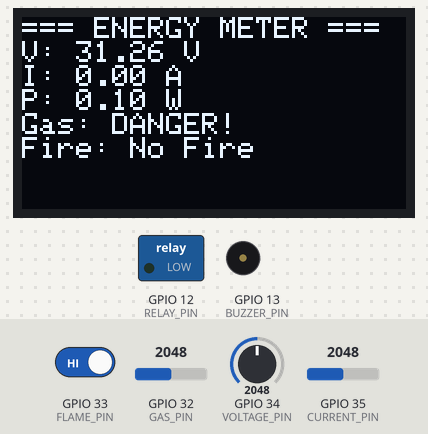
Bench run of a sketch on a simulated ESP32. Parts: 128×64 one-colour display, switched loads named in the sketch (green lamp = pin HIGH), buzzer (waves = sounding). Inputs (shaded band) come from the test bench; at power-on: GPIO 32 (GAS_PIN) = 2048, GPIO 33 (FLAME_PIN) HIGH, GPIO 34 (VOLTAGE_PIN) = 2048, GPIO 35 (CURRENT_PIN) = 2048. WiFi joins after 1.5 s; servers stay silent unless stated; uploads are accepted with an empty reply; what the sketch prints to the serial monitor is not drawn.

Above: at 4.8 s.
4.9 s: GPIO 32 (GAS_PIN) set to 1048
12.2 s: GPIO 32 (GAS_PIN) set to 961
At 16.1 s:
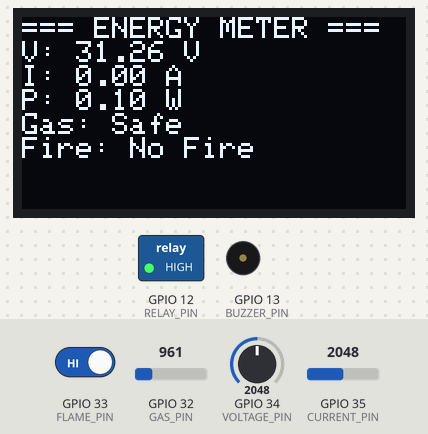
16.4 s: GPIO 33 (FLAME_PIN) driven LOW
At 19.5 s:
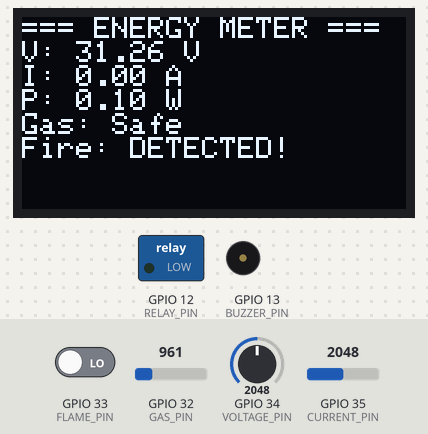
23.7 s: GPIO 32 (GAS_PIN) set to 1040
At 30.8 s:
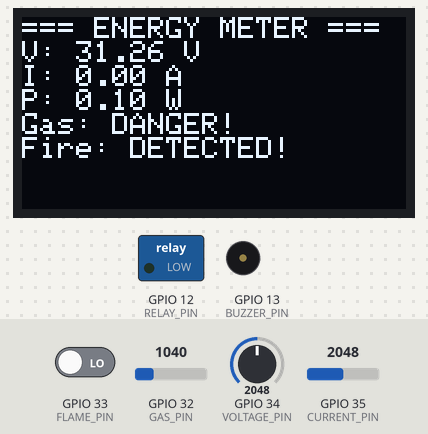
31.0 s: GPIO 34 (VOLTAGE_PIN) set to 2866
At 36.3 s:
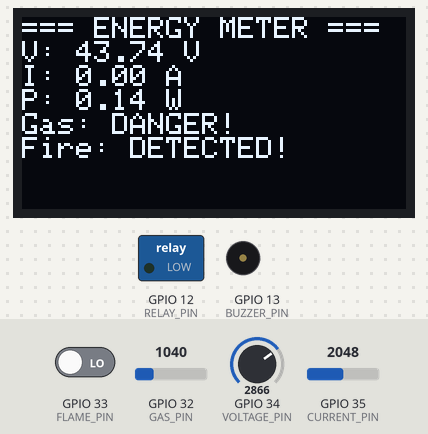
38.3 s: GPIO 35 (CURRENT_PIN) set to 2866
At 43.9 s:
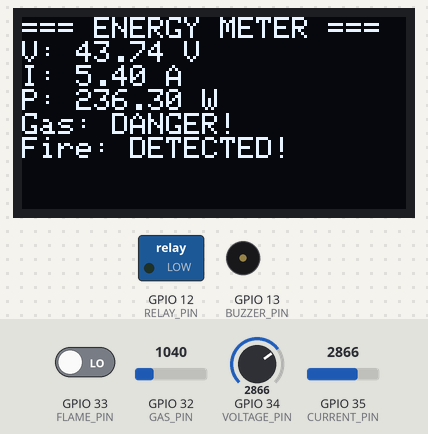
Timing chart, 0 to 46.6 s (numbered marks = the images above; inputs shaded):
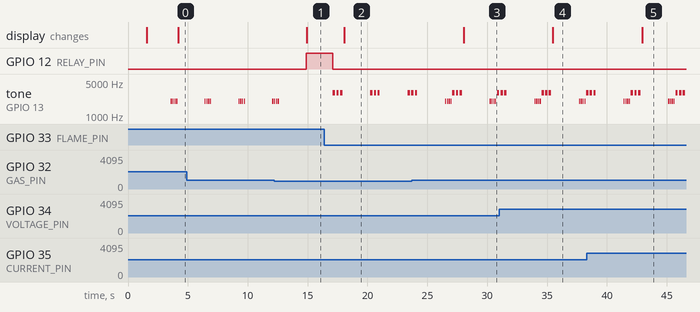

Measured:
- the behaviour switches between 1001 and 1000 on GPIO 32 (GAS_PIN) (found by bisection; images 0 and 1)
- after the input at 12.2 s, GPIO 12 (RELAY_PIN): LOW → HIGH after 2.7 s; tone on GPIO 13 (BUZZER_PIN): goes on until 12.6 s, then stays silent; the display: changes after 2.7 s (image 1)
- after the input at 16.4 s, GPIO 12 (RELAY_PIN): HIGH → LOW after 0.72 s; tone on GPIO 13 (BUZZER_PIN): silent → 3000 Hz after 0.72 s, then repeats every 3.1 s: 2 × (silent 0.10 s, 3000 Hz 0.20 s), silent 2.3 s, 3000 Hz 0.20 s; the display: changes after 1.6 s (image 2)
- after the input at 23.7 s, the display: changes after 4.3 s (image 3)
- after the input at 31.0 s, the display: changes after 4.5 s (image 4)
- after the input at 38.3 s, the display: changes after 4.6 s (image 5)
- by itself, tone on GPIO 13 (BUZZER_PIN): repeats every 2.8 s: 3 × (silent 0.05 s, 2000 Hz 0.10 s), silent 2.3 s, 2000 Hz 0.10 s

The sketch:

Smart_Relay.ino
```cpp
/*
 * Smart Energy Meter & Relay with Fire & Gas Detection
 * ESP32-based system with OLED, sensors, relay, and Google Sheets
 */

// ==================== LIBRARIES ====================
#include <WiFi.h>
#include <Wire.h>
#include <Adafruit_GFX.h>
#include <Adafruit_SSD1306.h>
#include <HTTPClient.h>

// ==================== OLED SETUP ====================
#define SCREEN_WIDTH 128
#define SCREEN_HEIGHT 64
#define OLED_ADDR 0x3C
Adafruit_SSD1306 display(SCREEN_WIDTH, SCREEN_HEIGHT, &Wire, -1);

// ==================== PIN DEFINITIONS ====================
#define VOLTAGE_PIN   34
#define CURRENT_PIN   35
#define GAS_PIN       32
#define FLAME_PIN     33
#define RELAY_PIN     12
#define BUZZER_PIN    13

// ==================== THRESHOLDS ====================
#define GAS_THRESHOLD  1000   // Adjust based on sensor
#define VOLTAGE_MAX    25.0   // Voltage sensor max
#define CURRENT_MAX    5.0    // Current sensor max (ACS712-5A)

// ==================== Wi-Fi SETUP ====================
const char* ssid = "YOUR_WIFI_SSID";
const char* password = "YOUR_WIFI_PASSWORD";
String googleScriptURL = "YOUR_GOOGLE_APPS_SCRIPT_URL";

// ==================== VARIABLES ====================
float voltage = 0;
float current = 0;
float power = 0;
int gasValue = 0;
int flameValue = 0;
bool gasDetected = false;
bool flameDetected = false;

// ==================== SETUP ====================
void setup() {
  Serial.begin(115200);

  // Initialize pins
  pinMode(RELAY_PIN, OUTPUT);
  pinMode(BUZZER_PIN, OUTPUT);
  pinMode(FLAME_PIN, INPUT);

  // Initialize OLED
  if(!display.begin(SSD1306_SWITCHCAPVCC, OLED_ADDR)) {
    Serial.println("OLED allocation failed");
  }
  display.clearDisplay();
  display.setTextSize(1);
  display.setTextColor(SSD1306_WHITE);
  display.display();

  // Connect to Wi-Fi
  WiFi.begin(ssid, password);
  Serial.print("Connecting to Wi-Fi");
  while(WiFi.status() != WL_CONNECTED) {
    delay(500);
    Serial.print(".");
  }
  Serial.println("\nWi-Fi Connected!");
  Serial.print("IP: ");
  Serial.println(WiFi.localIP());

  // Initial display
  displayMessage("System Ready!");
  delay(2000);
}

// ==================== LOOP ====================
void loop() {
  // 1. Read Sensors
  readSensors();

  // 2. Check Hazards
  checkHazards();

  // 3. Update OLED
  updateDisplay();

  // 4. Send to Google Sheets
  sendToGoogleSheets();

  delay(2000);  // Update every 2 seconds
}

// ==================== FUNCTIONS ====================

void readSensors() {
  // Read voltage (0-25V)
  int voltageADC = analogRead(VOLTAGE_PIN);
  voltage = (voltageADC / 4095.0) * VOLTAGE_MAX * 2.5;  // Adjust factor

  // Read current (0-5A)
  int currentADC = analogRead(CURRENT_PIN);
  float currentOffset = 2.5;  // ACS712 offset at 0A
  current = ((currentADC / 4095.0 * 5.0) - currentOffset) / 0.185;  // 185mV/A

  // Read gas sensor
  gasValue = analogRead(GAS_PIN);

  // Read flame sensor (digital)
  flameValue = digitalRead(FLAME_PIN);

  // Calculate power
  power = voltage * current;

  // Print debug
  Serial.print("V: "); Serial.print(voltage);
  Serial.print(" | I: "); Serial.print(current);
  Serial.print(" | P: "); Serial.print(power);
  Serial.print(" | Gas: "); Serial.print(gasValue);
  Serial.print(" | Flame: "); Serial.println(flameValue);
}

void checkHazards() {
  // Gas detection
  if(gasValue > GAS_THRESHOLD) {
    gasDetected = true;
    digitalWrite(RELAY_PIN, LOW);  // Cut power
    alarmSound(1);  // Continuous fast beep
  } else {
    gasDetected = false;
  }

  // Fire detection (flame sensor outputs LOW when fire detected)
  if(flameValue == LOW) {
    flameDetected = true;
    digitalWrite(RELAY_PIN, LOW);  // Cut power
    alarmSound(2);  // 3 short beeps
  } else {
    flameDetected = false;
  }

  // Normal state
  if(!gasDetected && !flameDetected) {
    digitalWrite(RELAY_PIN, HIGH);  // Power ON
    noTone(BUZZER_PIN);  // Buzzer OFF
  }
}

void alarmSound(int type) {
  if(type == 1) {  // Gas leak: Continuous fast beep
    tone(BUZZER_PIN, 2000, 100);
    delay(150);
    tone(BUZZER_PIN, 2000, 100);
    delay(150);
    tone(BUZZER_PIN, 2000, 100);
    delay(150);
    tone(BUZZER_PIN, 2000, 100);
    delay(150);
  }
  else if(type == 2) {  // Fire: 3 short beeps
    tone(BUZZER_PIN, 3000, 200);
    delay(300);
    tone(BUZZER_PIN, 3000, 200);
    delay(300);
    tone(BUZZER_PIN, 3000, 200);
    delay(300);
  }
}

void updateDisplay() {
  display.clearDisplay();
  display.setCursor(0, 0);

  display.println("=== ENERGY METER ===");
  display.print("V: "); display.print(voltage, 2); display.println(" V");
  display.print("I: "); display.print(current, 2); display.println(" A");
  display.print("P: "); display.print(power, 2); display.println(" W");

  // Gas status
  display.print("Gas: ");
  if(gasDetected) {
    display.println("DANGER!");
  } else {
    display.println("Safe");
  }

  // Fire status
  display.print("Fire: ");
  if(flameDetected) {
    display.println("DETECTED!");
  } else {
    display.println("No Fire");
  }

  display.display();
}

void sendToGoogleSheets() {
  if(WiFi.status() == WL_CONNECTED) {
    HTTPClient http;
    String url = googleScriptURL +
                 "?voltage=" + String(voltage, 2) +
                 "&current=" + String(current, 2) +
                 "&power=" + String(power, 2) +
                 "&gas=" + String(gasValue) +
                 "&flame=" + String(flameDetected);

    http.begin(url);
    http.addHeader("Content-Type", "application/json");

    int httpCode = http.GET();
    if(httpCode > 0) {
      Serial.println("Data sent to Google Sheets!");
    } else {
      Serial.println("Failed to send data");
    }
    http.end();
  }
}

void displayMessage(String msg) {
  display.clearDisplay();
  display.setCursor(0, 0);
  display.println(msg);
  display.display();
}
```
